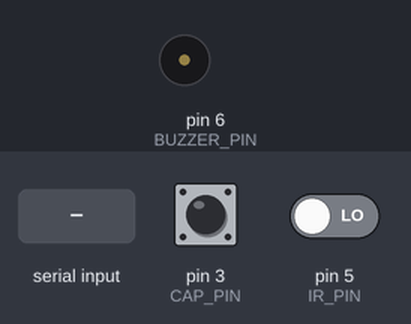
Bench run of a sketch on a simulated Arduino Uno, built with avr-gcc and run on an emulated ATmega328P. On the bench: buzzer (waves = sounding). The inputs (shaded band) are chosen by the test bench; at power-on: pin 3 (CAP_PIN) HIGH, pin 5 (IR_PIN) LOW. What the sketch prints to the serial monitor is not drawn.

Above: at 11.5 s.
11.6 s: "SCAN_MATERIAL\n" received over Serial
At 12.01 s:
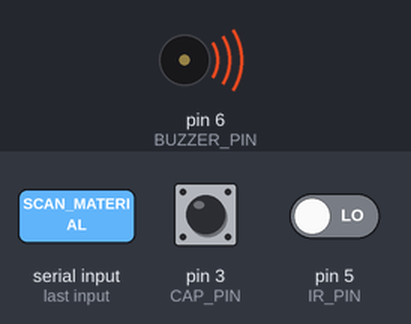
13.5 s: pin 3 (CAP_PIN) pulled LOW for 0.15 s
15.1 s: pin 5 (IR_PIN) driven HIGH
16.6 s: "SCAN_MATERIAL\n" received over the second serial link
18.1 s: "1\n" received over the second serial link
Timing chart, 0 to 20.6 s (numbered marks = the images above; inputs shaded):
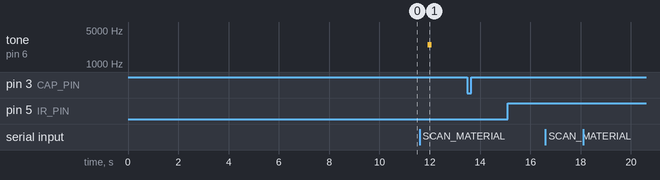

Measured:
- after the input at 11.6 s, tone on pin 6 (BUZZER_PIN): silent → 2500 Hz after 0.33 s, → silent 0.15 s later
- after the input at 13.5 s, every drawn part: stays the same
- after the input at 15.1 s, every drawn part: stays the same
- after the input at 16.6 s, every drawn part: stays the same
- after the input at 18.1 s, every drawn part: stays the same

The sketch:

qr_arduino.ino
```cpp
/*
 * ============================================================
 *  T2T - QR ARDUINO (Arduino #2)
 *  COM12 (CH340)
 * ============================================================
 *  RESPONSIBILITIES:
 *    • MH-ET Live QR/barcode scanner  (pin 3 SoftwareSerial RX)
 *    • IR obstacle avoidance sensor   (pin 5, active-LOW)
 *    • Capacitive touch sensor        (pin A0 analog read)
 *      – Detects material: PET plastic / Glass / Metal
 *      – PET  : low capacitance reading (plastic is a poor conductor)
 *      – Glass: medium capacitance reading
 *      – Metal: high capacitance reading (conductor charges sensor)
 *    • Buzzer                         (pin 6)
 *
 *  PROTOCOL  (this Arduino → bridge.py via USB COM12)
 *  QR:<uid>             student QR code scanned
 *  HEARTBEAT            alive pulse every 3 s
 *  IR:ALERT             obstacle held for 2 s
 *  IR:CLEAR             obstacle removed
 *  MATERIAL:PET         capacitive scan → PET bottle  (accepted)
 *  MATERIAL:GLASS       capacitive scan → glass bottle (rejected)
 *  MATERIAL:METAL       capacitive scan → metal can    (rejected)
 *  SCAN_READY           capacitive scan triggered, result following
 *
 *  PROTOCOL  (bridge.py → this Arduino)
 *  SCAN_MATERIAL        bridge tells us to read capacitive sensor now
 *
 * ============================================================
 *  WIRING
 *  QR scanner  TX  → pin 2     QR scanner  VCC → 5V   GND → GND
 *  IR sensor   OUT → pin 5     IR sensor   VCC → 5V   GND → GND
 *  Cap sensor  OUT → Opto board IN    Cap sensor VCC → 5V   GND → GND
 *  Opto board  OUT → pin 3            Opto board VCC → 5V   G   → Arduino GND
 *  Buzzer      +   → pin 6     Buzzer      -   → GND
 * ============================================================
 */

#include <SoftwareSerial.h>

// ===== PINS =====
#define QR_RX        2    // QR scanner TX  → Arduino pin 2
#define QR_TX        4    // unused
#define QR_BAUD      9600  // GM65 default baud rate

#define IR_PIN       5    // active-LOW: LOW = obstacle
#define BUZZER_PIN   6
#define CAP_PIN      3    // Optocoupler isolation board V1 output
                       // Sensor triggers → optocoupler LED ON → NPN conducts → pin pulled LOW
                       // Idle (no object / PET) : pin HIGH (INPUT_PULLUP holds it)
                       // Glass / Metal detected  : pin LOW  (optocoupler NPN sinks it)

// ===== COUNT-BASED THRESHOLDS =====
// We sample digitalRead 40 times over 200 ms and count how many = LOW.
//   PET  (sensor off)             : 0–7  LOW out of 40
//   GLASS (near-threshold trigger) : 8–32 LOW out of 40
//   METAL (solid full trigger)     : 33–40 LOW out of 40
// TIP: If glass is always 40/40 (same as metal), turn the sensitivity
//      pot slightly DOWN until glass only triggers intermittently.
#define CAP_COUNT_TOTAL       40   // total digital samples
#define CAP_COUNT_PET_MAX      7   // 0–7  LOW → PET
#define CAP_COUNT_GLASS_MAX   32   // 8–32 LOW → GLASS,  33+ → METAL

// ===== TIMING =====
#define IR_ALERT_DURATION_MS  2000   // obstacle must be present for 2 s
#define SCAN_COOLDOWN_MS      3000   // same QR ignored within 3 s

// ===== OBJECTS =====
// Normal TTL UART — idle HIGH, start bit LOW.
// If you still see 0xFF, the scanner is in USB-HID mode and
// needs to be switched to UART mode by scanning the config barcode.
SoftwareSerial qrSerial(QR_RX, QR_TX);

// ===== QR STATE =====
String        scannedID    = "";
unsigned long lastCharTime  = 0;
unsigned long lastHeartbeat = 0;
String        lastSentID    = "";
unsigned long lastSentTime  = 0;

// ===== IR STATE =====
bool          irObstacle    = false;
bool          irAlertActive = false;
unsigned long irDetectStart = 0;
bool          buzzerOn      = false;

// ===== CAPACITIVE STATE =====
bool          scanPending   = false;  // bridge asked us to scan material
unsigned long lastCapPrint  = 0;      // for live debug print every 500 ms

// ===================================================
//  SETUP
// ===================================================
void setup() {
  Serial.begin(9600);          // USB → bridge.py
  Serial.setTimeout(50);        // prevent readStringUntil blocking for 1000ms

  qrSerial.begin(QR_BAUD);
  qrSerial.listen();
  pinMode(QR_RX, INPUT);   // explicit - no pullup so the scanner drives the line

  pinMode(IR_PIN,     INPUT);
  pinMode(BUZZER_PIN, OUTPUT);
  // INPUT_PULLUP + digitalRead is the correct way to read a NPN open-collector sensor.
  // (analogRead ignores INPUT_PULLUP on AVR — that is why old code always returned PET)
  pinMode(CAP_PIN,    INPUT_PULLUP);

  digitalWrite(BUZZER_PIN, LOW);

  // ── Quick sensor sanity check ────────────────────────────
  bool startupState = (digitalRead(CAP_PIN) == LOW);
  Serial.print("[CAP] Startup pin state: ");
  Serial.println(startupState ? "LOW (sensor triggered at boot — clear sensor area!)" : "HIGH — sensor clear OK");
  Serial.println("[CAP] Using digital sampling. Watch [CAP-LIVE] in Serial Monitor.");
  // ─────────────────────────────────────────────────────────

  Serial.println("[DIAG] Monitoring pin 2 for 10 seconds — scan now...");
  // Watch: if pin stays always HIGH or always LOW with no change,
  // scanner TX wire is not connected or scanner is in USB-HID mode (silent TX).
  bool lastState = digitalRead(QR_RX);
  unsigned long diagStart = millis();
  int transitions = 0;
  while (millis() - diagStart < 10000) {
    bool state = digitalRead(QR_RX);
    if (state != lastState) {
      transitions++;
      Serial.print("[DIAG] Pin 2 changed to: ");
      Serial.println(state ? "HIGH" : "LOW");
      lastState = state;
    }
  }
  Serial.print("[DIAG] Done. Transitions detected: ");
  Serial.println(transitions);
  if (transitions == 0) {
    Serial.println("[DIAG] Pin 2 is STUCK (no signal). Check:");
    Serial.println("  1. Scanner TX wire physically in Arduino pin 2");
    Serial.println("  2. Scanner GND connected to Arduino GND");
    Serial.println("  3. If scanner is USB-HID mode, scan the UART config barcode");
    Serial.println("     to enable serial TX output");
  } else {
    Serial.println("[DIAG] Pin 2 has signal — SoftwareSerial issue, not wiring");
  }
  Serial.println("[DIAG] Starting normal operation...");
  Serial.println("READY");
}

// ===================================================
//  MAIN LOOP
// ===================================================
void loop() {
  if (millis() - lastHeartbeat >= 3000) {
    Serial.println("HEARTBEAT");
    lastHeartbeat = millis();
  }

  readQRScanner();
  handleIRSensor();
  readBridge();

  // ── Live capacitive monitor (every 500 ms) ───────────
  if (millis() - lastCapPrint >= 500) {
    bool triggered = (digitalRead(CAP_PIN) == LOW);
    Serial.print("[CAP-LIVE] pin=");
    Serial.println(triggered ? "LOW  → triggered (glass/metal)" : "HIGH → clear (PET/empty)");
    lastCapPrint = millis();
  }
  // ─────────────────────────────────────────────────────

  if (scanPending) {
    scanPending = false;
    performMaterialScan();
  }

  delay(10);
}

// ===================================================
//  READ COMMANDS FROM BRIDGE
// ===================================================
void readBridge() {
  if (!Serial.available()) return;
  String line = Serial.readStringUntil('\n');
  line.trim();
  if (line == "SCAN_MATERIAL") {
    scanPending = true;
  }
}

// ===================================================
//  QR SCANNER
// ===================================================
void sendQR(String id) {
  unsigned long now = millis();
  if (id == lastSentID && (now - lastSentTime) < SCAN_COOLDOWN_MS) {
    Serial.println("[QR] Duplicate ignored (cooldown): " + id);
    return;
  }
  lastSentID   = id;
  lastSentTime = now;
  Serial.println("[QR] Sending: " + id);
  Serial.println("QR:" + id);
}

void readQRScanner() {
  while (qrSerial.available()) {
    char c = qrSerial.read();
    lastCharTime = millis();

    // Raw byte debug — print every byte the QR scanner sends
    // Watch Serial Monitor: if nothing appears here when you scan, the
    // wiring is wrong or baud rate mismatches. Try 115200 if 9600 shows nothing.
    Serial.print("[QR-RAW] 0x");
    if ((uint8_t)c < 0x10) Serial.print("0");
    Serial.print((uint8_t)c, HEX);
    Serial.print(" dec=");
    Serial.print((uint8_t)c);
    Serial.print(" '");
    if (c >= 32 && c <= 126) Serial.print(c);
    else Serial.print('?');
    Serial.println("'");

    if (c == '\r' || c == '\n') {
      scannedID.trim();
      if (scannedID.length() >= 1) {
        sendQR(scannedID);
      } else {
        Serial.println("[QR] Terminator received but buffer empty");
      }
      scannedID = "";
      return;
    }
    if (c >= 32 && c <= 126) scannedID += c;
  }

  // Flush after 400 ms silence (no terminator received)
  if (scannedID.length() >= 1 && millis() - lastCharTime > 400) {
    scannedID.trim();
    Serial.println("[QR] Flush (no terminator, 400ms silence): '" + scannedID + "'");
    sendQR(scannedID);
    scannedID    = "";
    lastCharTime = 0;
  }
}

// ===================================================
//  IR OBSTACLE SENSOR  (active-LOW)
// ===================================================
void handleIRSensor() {
  bool detected = (digitalRead(IR_PIN) == LOW);

  if (detected) {
    if (!irObstacle) {
      irObstacle    = true;
      irDetectStart = millis();
    } else if (!irAlertActive &&
               (millis() - irDetectStart >= IR_ALERT_DURATION_MS)) {
      irAlertActive = true;
      Serial.println("IR:ALERT - obstacle detected for 2 s!");
    }
  } else {
    if (irObstacle) {
      irObstacle    = false;
      irAlertActive = false;
      irDetectStart = 0;
      buzzerOn      = false;
      digitalWrite(BUZZER_PIN, LOW);
      Serial.println("IR:CLEAR - obstacle removed.");
    }
  }

  runBuzzer();
}

void runBuzzer() {
  if (irAlertActive) {
    if (!buzzerOn) { buzzerOn = true;  digitalWrite(BUZZER_PIN, HIGH); }
  } else {
    if (buzzerOn)  { buzzerOn = false; digitalWrite(BUZZER_PIN, LOW);  }
  }
}

// ===================================================
//  CAPACITIVE MATERIAL DETECTION  (digital sampling)
// ===================================================
/*
  iLJCI8A3-B-Z/BY is an NPN NO digital sensor — its output goes LOW when
  an object is detected.  We use digitalRead(INPUT_PULLUP) which is reliable.
  analogRead() IGNORES INPUT_PULLUP on AVR Arduino — that is why previous
  versions always reported PET (the pin floated near 0, delta ≈ 0 always).

  GLASS vs METAL differentiation:
  We take CAP_COUNT_TOTAL samples over 200 ms and count how many are LOW.
  Metal (conductor) holds the output solidly LOW → high count.
  Glass (dielectric) triggers less firmly → lower count near the threshold.
  If glass always reads 40/40 (same as metal), reduce the sensor
  sensitivity pot slightly until glass triggers intermittently.

  COUNT thresholds (adjust if needed):
    0  – CAP_COUNT_PET_MAX   → PET   (not triggered)
    +1 – CAP_COUNT_GLASS_MAX → GLASS (partially triggered)
    +1 – CAP_COUNT_TOTAL     → METAL (solidly triggered)
*/
int readCapDigital() {
  // Returns count of LOW readings out of CAP_COUNT_TOTAL (40 × 5 ms = 200 ms).
  // A 200 ms pause is acceptable here because this function is only called
  // after SCAN_MATERIAL is received — QR data has already been processed.
  int countLow = 0;
  for (int i = 0; i < CAP_COUNT_TOTAL; i++) {
    if (digitalRead(CAP_PIN) == LOW) countLow++;
    delay(5);
  }
  return countLow;
}

void performMaterialScan() {
  Serial.println("SCAN_READY");

  int countLow = readCapDigital();

  Serial.println("[CAP] ====== Material Scan ======");
  Serial.print("[CAP] LOW count : "); Serial.print(countLow);
  Serial.print(" / "); Serial.println(CAP_COUNT_TOTAL);
  Serial.print("[CAP] Zones     : PET 0-"); Serial.print(CAP_COUNT_PET_MAX);
  Serial.print("  GLASS "); Serial.print(CAP_COUNT_PET_MAX + 1);
  Serial.print("-"); Serial.print(CAP_COUNT_GLASS_MAX);
  Serial.print("  METAL "); Serial.print(CAP_COUNT_GLASS_MAX + 1);
  Serial.print("-"); Serial.println(CAP_COUNT_TOTAL);

  if (countLow <= CAP_COUNT_PET_MAX) {
    Serial.println("[CAP] Result    : PET plastic  ✓ ACCEPTED");
    Serial.println("MATERIAL:PET");
    tone(BUZZER_PIN, 2500, 150);
  } else if (countLow <= CAP_COUNT_GLASS_MAX) {
    Serial.println("[CAP] Result    : GLASS bottle ✗ REJECTED");
    Serial.println("MATERIAL:GLASS");
    tone(BUZZER_PIN, 800, 400);
  } else {
    Serial.println("[CAP] Result    : METAL can    ✗ REJECTED");
    Serial.println("MATERIAL:METAL");
    tone(BUZZER_PIN, 400, 600);
  }
  Serial.println("[CAP] ==========================");
}
```
